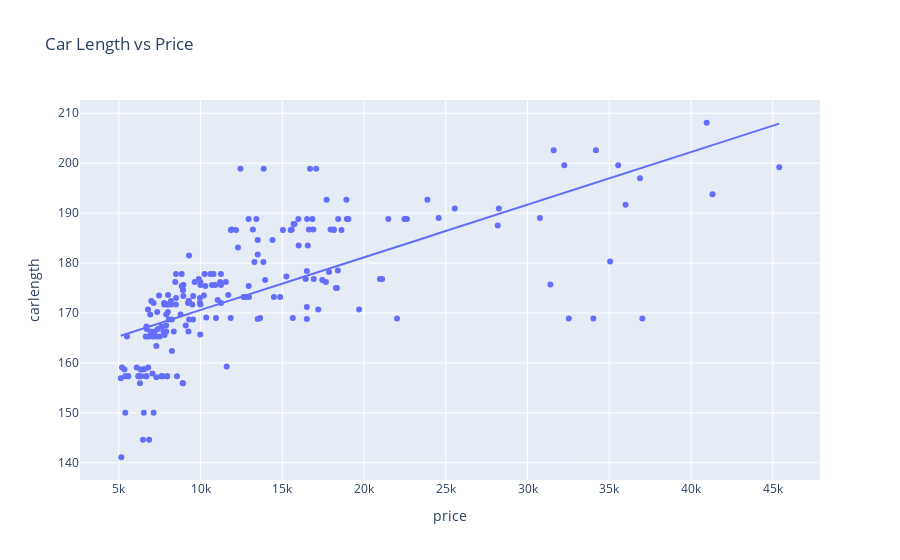

Write notebook code for a chart like this one.
### Code cell
px.scatter(body_data, x="price", y="carlength", title="Car Length vs Price", trendline="ols")

### Figure 1 — Plotly figure (JSON) as saved in the notebook; plotly's stock layout.template omitted (floating-point values rounded to 4 significant figures; data arrays with more than 128 entries replaced by an {"elided": "..."} marker saying what was removed)
{"data": [{"hovertemplate": "price=%{x}<br>carlength=%{y}<extra></extra>", "legendgroup": "", "marker": {"color": "#636efa", "symbol": "circle"}, "mode": "markers", "name": "", "orientation": "v", "showlegend": false, "type": "scatter", "x": {"elided": "205 float values"}, "xaxis": "x", "y": {"elided": "205 float values"}, "yaxis": "y"}, {"hovertemplate": "<b>OLS trendline</b><br>carlength = 0.00105464 * price + 160.047<br>R<sup>2</sup>=0.466380<br><br>price=%{x}<br>carlength=%{y} <b>(trend)</b><extra></extra>", "legendgroup": "", "marker": {"color": "#636efa", "symbol": "circle"}, "mode": "lines", "name": "", "showlegend": false, "type": "scatter", "x": {"elided": "205 float values"}, "xaxis": "x", "y": {"elided": "205 float values"}, "yaxis": "y"}], "layout": {"legend": {"tracegroupgap": 0}, "title": {"text": "Car Length vs Price"}, "xaxis": {"anchor": "y", "domain": [0, 1], "title": {"text": "price"}}, "yaxis": {"anchor": "x", "domain": [0, 1], "title": {"text": "carlength"}}}}
